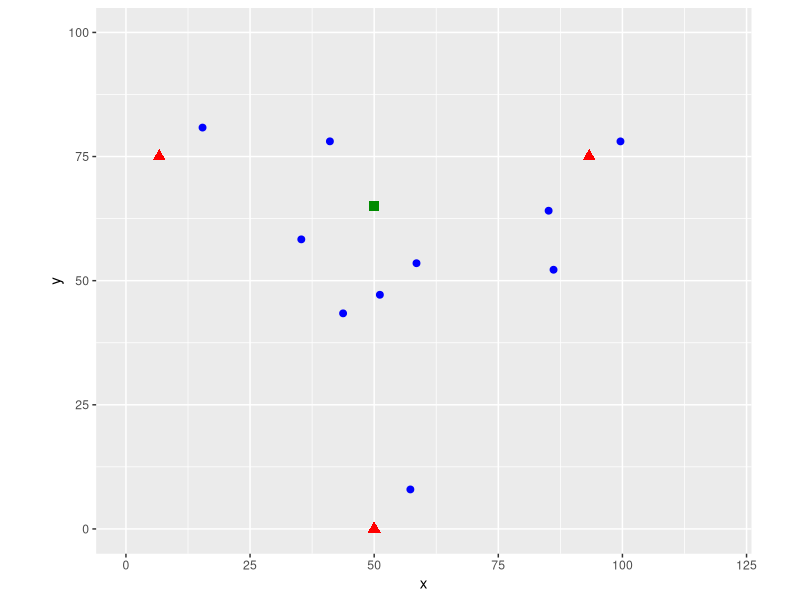
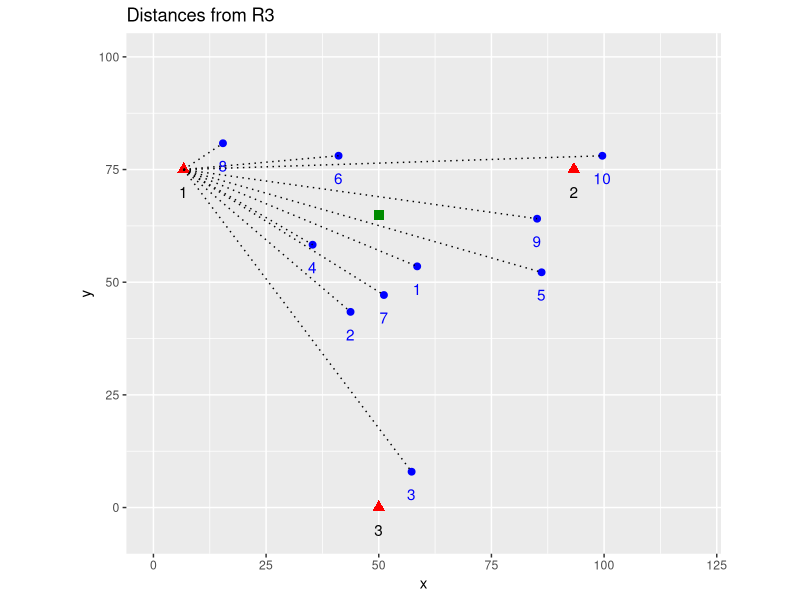
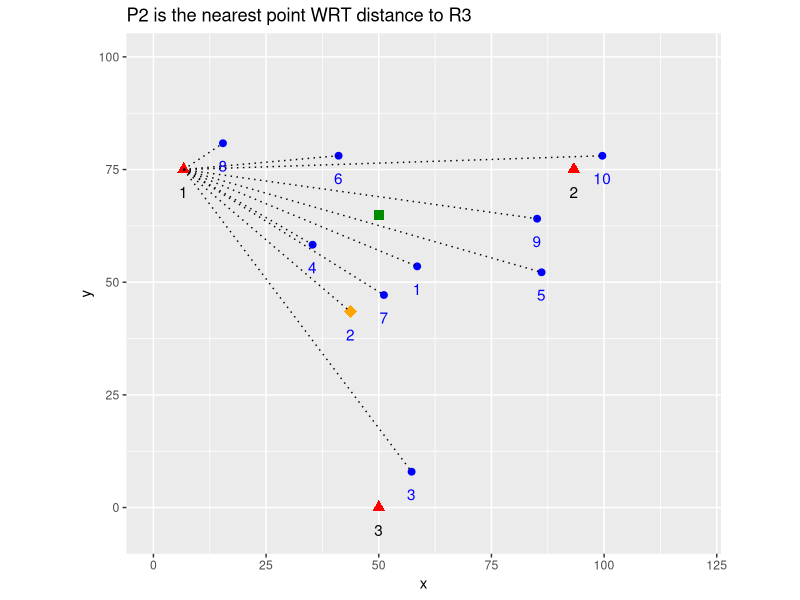
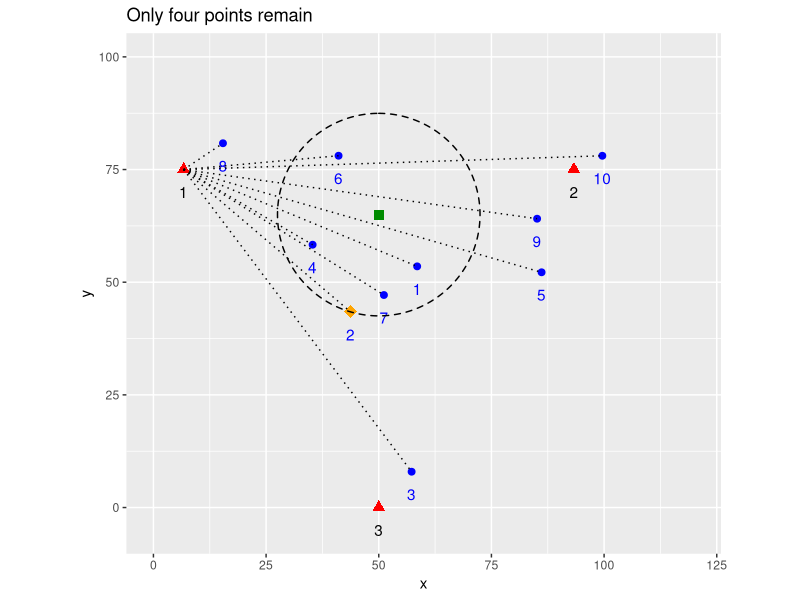
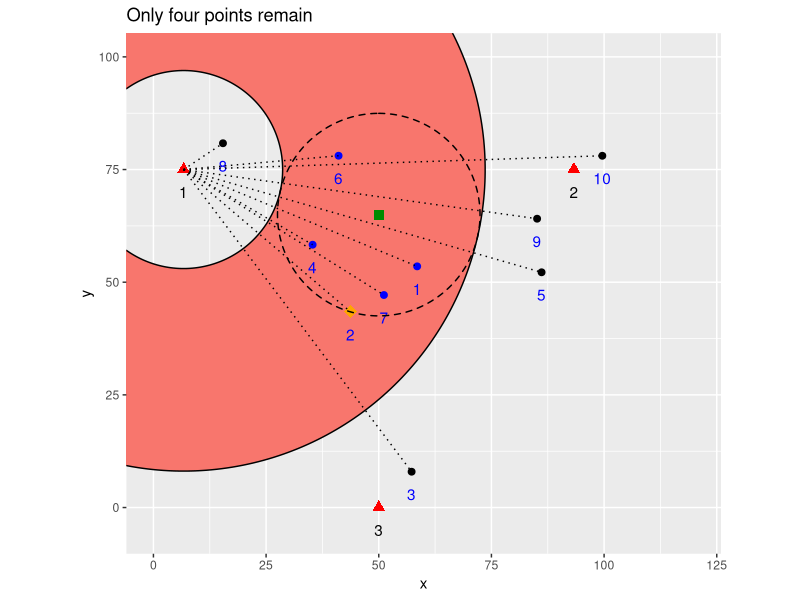
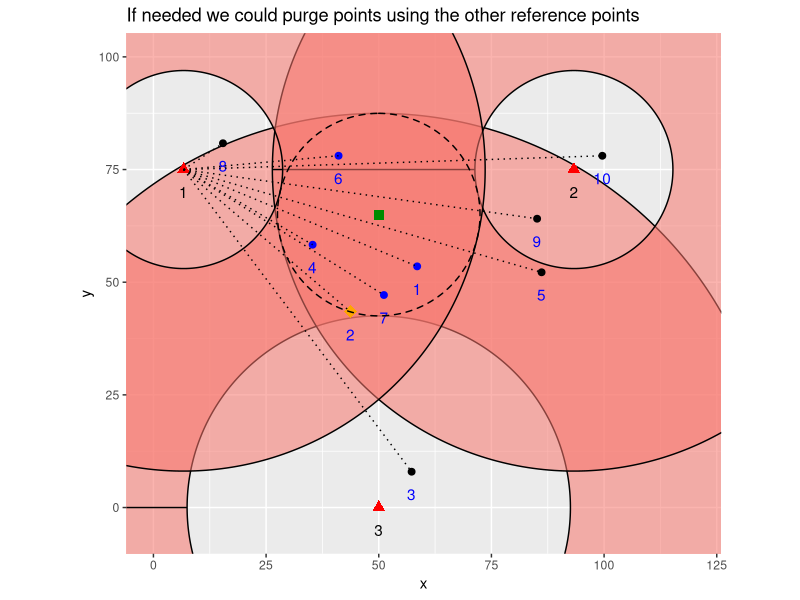
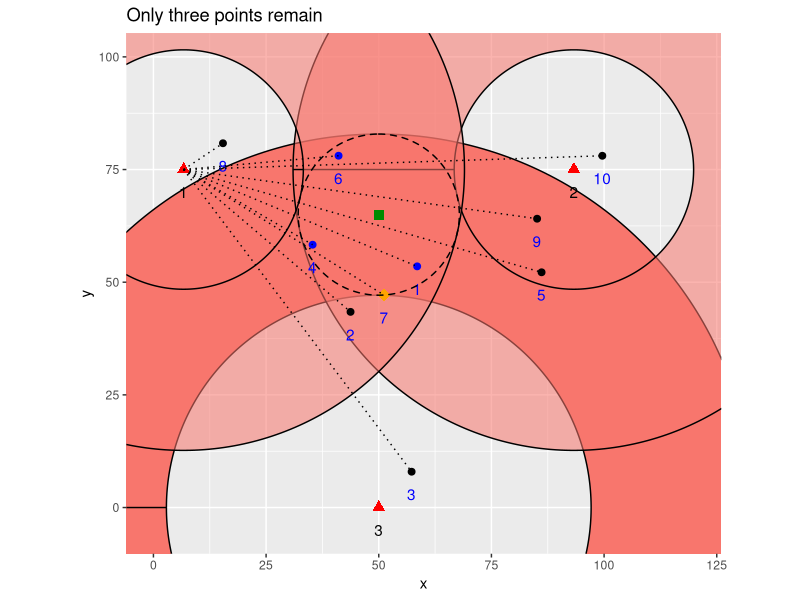
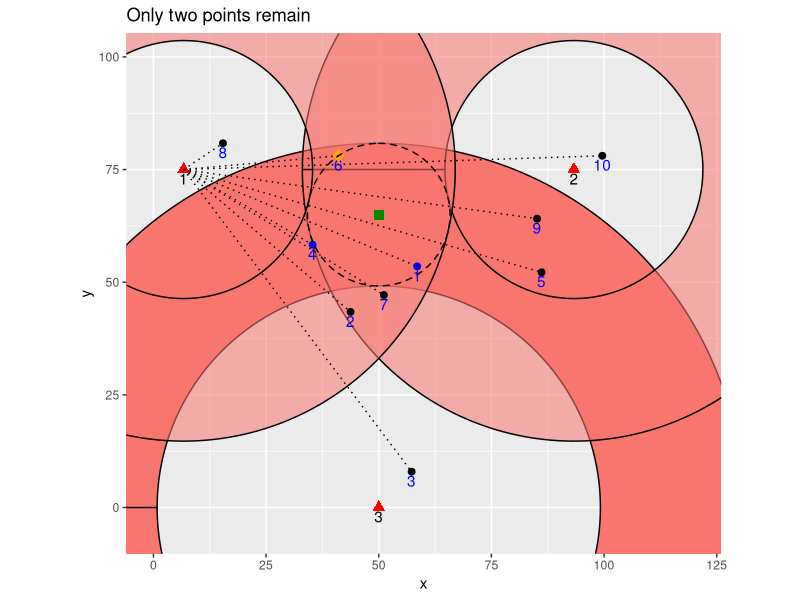

Source code (R) for these figures, in order:
library(ggplot2)

setwd("~/repos/TrilaterationIndex")

data <- read.csv('./data/point_sample_10.csv')
data <- data[,-1]
data

refpoints <- read.csv('./data/sample_ref_points.csv')
refpoints <- refpoints[c(3,2,1),-1]
row.names(refpoints) <- c(1,2,3)
names(refpoints) <- c('A', 'x', 'y')
refpoints$A <- c(1,2,3)
refpoints

querypoint <- data.frame(array(c(50, 65), dim=c(1,2)))
names(querypoint) <- c('x', 'y')
querypoint

ggplot() +
  geom_point(data=data, mapping=aes(x=x, y=y), color="blue", size=2) +
  geom_point(data=refpoints[0:3,], mapping=aes(x=x, y=y), color="red", shape="triangle", size=3) +
  geom_point(data=querypoint, mapping=aes(x=x,y=y), color="green4", shape="square", size=3) +
  coord_fixed(ratio = 1, xlim=c(0,120), ylim=c(0, 100))


ref_lines = data.frame(x=refpoints[1, 'x'], y=refpoints[1,'y'], xend=data[,'x'], yend=data[,'y'])
ref_lines

ggplot() +
  geom_point(data=data, mapping=aes(x=x, y=y), color="blue", size=2) +
  geom_text(data=data, aes(x=x, y=y, label=rownames(data)), nudge_y = -5, color="blue") +
  geom_point(data=refpoints[0:3,], mapping=aes(x=x, y=y), color="red", shape="triangle", size=3) +
  geom_text(data=refpoints[0:3,], aes(x=x, y=y, label=A), nudge_y = -5) +
  geom_point(data=querypoint, mapping=aes(x=x,y=y), color="green4", shape="square", size=3) +
  geom_segment(data=ref_lines, mapping=aes(x=x, y=y, xend=xend, yend=yend), linetype="dotted") +
  coord_fixed(ratio = 1, xlim=c(0,120), ylim=c(-5, 100)) +
  ggtitle("Distances from R3")

r3dist = apply(ref_lines, 1, function(x) sqrt((x[3]-x[1])^2 + (x[4]-x[2])^2))
data$r3dist <- r3dist
data <- data[order(data$r3dist),]
data

r1dist = apply(data, 1, function(x) sqrt((x[1] - refpoints[1,'x'])^2 + (x[2] - refpoints[1, 'y'])^2))
data$r1dist <- r1dist

r2dist = apply(data, 1, function(x) sqrt((x[1] - refpoints[2,'x'])^2 + (x[2] - refpoints[2, 'y'])^2))
data$r2dist <- r2dist

data

qdists = apply(refpoints, 1, function(x) sqrt((querypoint$x - x[2])^2 + (querypoint$y - x[3])^2))
qdists <- data.frame(array(qdists, dim=c(1,3)))
names(qdists) <- c('r1dist', 'r2dist', 'r3dist')
querypoint <- cbind(querypoint, qdists)
querypoint


#---------------------

ggplot() +
  geom_point(data=data, mapping=aes(x=x, y=y), color="blue", size=2) +
  geom_text(data=data, aes(x=x, y=y, label=rownames(data)), nudge_y = -5, color="blue") +
  geom_point(data=refpoints[0:3,], mapping=aes(x=x, y=y), color="red", shape="triangle", size=3) +
  geom_text(data=refpoints[0:3,], aes(x=x, y=y, label=A), nudge_y = -5) +
  geom_point(data=querypoint, mapping=aes(x=x,y=y), color="green4", shape="square", size=3) +
  geom_point(data=data[rownames(data)==2,], aes(x=x, y=y), color="orange", shape="diamond", size=4) +
  geom_segment(data=ref_lines, mapping=aes(x=x, y=y, xend=xend, yend=yend), linetype="dotted") +
  coord_fixed(ratio = 1, xlim=c(0,120), ylim=c(-5, 100)) +
  ggtitle("P2 is the nearest point WRT distance to R3")

data[rownames(data) %in% c(2,4,7), ]

myDist <- function(x, y) {
  # x and y must be 2D points -- (x,y) tuples i.e.: x <- c(1,2) y <- c(3,4)
  d <- sqrt((x[[1]]-y[[1]])^2+(x[[2]]-y[[2]])^2)
  return(d)
}


#------------------------
qp2dist <- myDist(c(querypoint$x, querypoint$y), c(data[rownames(data)==2, 'x'], data[rownames(data)==2, 'y']))
library(ggforce)
ggplot() +
  geom_point(data=data, mapping=aes(x=x, y=y), color="blue", size=2) +
  geom_text(data=data, aes(x=x, y=y, label=rownames(data)), nudge_y = -5, color="blue") +
  geom_point(data=refpoints[0:3,], mapping=aes(x=x, y=y), color="red", shape="triangle", size=3) +
  geom_text(data=refpoints[0:3,], aes(x=x, y=y, label=A), nudge_y = -5) +
  geom_point(data=querypoint, mapping=aes(x=x,y=y), color="green4", shape="square", size=3) +
  geom_point(data=data[rownames(data)==2,], aes(x=x, y=y), color="orange", shape="diamond", size=4) +
#  geom_point(data=data[rownames(data) %in% c(4, 7),], aes(x=x, y=y), color="pink", size=4) +
  geom_circle(aes(x0=x, y0=y, r=qp2dist), data=querypoint, linetype="dashed") +
  geom_segment(data=ref_lines, mapping=aes(x=x, y=y, xend=xend, yend=yend), linetype="dotted") +
  coord_fixed(ratio = 1, xlim=c(0,120), ylim=c(-5, 100)) +
  ggtitle("Only four points remain")


#------------------------

qp2dist <- myDist(c(querypoint$x, querypoint$y), c(data[rownames(data)==2, 'x'], data[rownames(data)==2, 'y']))
library(ggforce)
ggplot() +
  geom_arc_bar(data=refpoints[1,],
               aes(x0=x,y0=y,
                   r0=querypoint$r1dist - qp2dist,
                   r=querypoint$r1dist + qp2dist,
                   start=-pi/2, end=1.5*pi, fill=TRUE)) +
  geom_point(data=data[rownames(data) %in% c(1,7,4,6),], mapping=aes(x=x, y=y), color="blue", size=2) +
  geom_point(data=data[!rownames(data) %in% c(1,7,4,6),], mapping=aes(x=x, y=y), color="black", size=2) +
  geom_text(data=data, aes(x=x, y=y, label=rownames(data)), nudge_y = -5, color="blue") +
  geom_point(data=refpoints[0:3,], mapping=aes(x=x, y=y), color="red", shape="triangle", size=3) +
  geom_text(data=refpoints[0:3,], aes(x=x, y=y, label=A), nudge_y = -5) +
  geom_point(data=querypoint, mapping=aes(x=x,y=y), color="green4", shape="square", size=3) +
  geom_point(data=data[rownames(data)==2,], aes(x=x, y=y), color="orange", shape="diamond", size=4) +
  #  geom_point(data=data[rownames(data) %in% c(4, 7),], aes(x=x, y=y), color="pink", size=4) +
  geom_circle(aes(x0=x, y0=y, r=qp2dist), data=querypoint, linetype="dashed") +
  geom_segment(data=ref_lines, mapping=aes(x=x, y=y, xend=xend, yend=yend), linetype="dotted") +
  coord_fixed(ratio = 1, xlim=c(0,120), ylim=c(-5, 100)) +
  ggtitle("Only four points remain") +
  theme(legend.position = "none")

#------------------------
qp2dist <- myDist(c(querypoint$x, querypoint$y), c(data[rownames(data)==2, 'x'], data[rownames(data)==2, 'y']))
library(ggforce)
ggplot() +
  geom_arc_bar(data=refpoints[3,],
               aes(x0=x,y0=y,
                   r0=querypoint$r3dist - qp2dist,
                   r=querypoint$r3dist + qp2dist,
                   start=-pi/2, end=1.5*pi, fill=TRUE, alpha=0.5)) +
  geom_arc_bar(data=refpoints[2,],
               aes(x0=x,y0=y,
                   r0=querypoint$r2dist - qp2dist,
                   r=querypoint$r2dist + qp2dist,
                   start=-pi/2, end=1.5*pi, fill=TRUE, alpha=0.5)) +
  geom_arc_bar(data=refpoints[1,],
               aes(x0=x,y0=y,
                   r0=querypoint$r1dist - qp2dist,
                   r=querypoint$r1dist + qp2dist,
                   start=-pi/2, end=1.5*pi, fill=TRUE, alpha=0.5)) +
  geom_point(data=data[rownames(data) %in% c(1,7,4,6),], mapping=aes(x=x, y=y), color="blue", size=2) +
  geom_point(data=data[!rownames(data) %in% c(1,7,4,6),], mapping=aes(x=x, y=y), color="black", size=2) +
  geom_text(data=data, aes(x=x, y=y, label=rownames(data)), nudge_y = -5, color="blue") +
  geom_point(data=refpoints[0:3,], mapping=aes(x=x, y=y), color="red", shape="triangle", size=3) +
  geom_text(data=refpoints[0:3,], aes(x=x, y=y, label=A), nudge_y = -5) +
  geom_point(data=querypoint, mapping=aes(x=x,y=y), color="green4", shape="square", size=3) +
  geom_point(data=data[rownames(data)==2,], aes(x=x, y=y), color="orange", shape="diamond", size=4) +
  #  geom_point(data=data[rownames(data) %in% c(4, 7),], aes(x=x, y=y), color="pink", size=4) +
  geom_circle(aes(x0=x, y0=y, r=qp2dist), data=querypoint, linetype="dashed") +
  geom_segment(data=ref_lines, mapping=aes(x=x, y=y, xend=xend, yend=yend), linetype="dotted") +
  coord_fixed(ratio = 1, xlim=c(0,120), ylim=c(-5, 100)) +
  ggtitle("If needed we could purge points using the other reference points") +
  theme(legend.position = "none")


#-----------------------

data2 = data[rownames(data) %in% c(1,2,4,7,6),]

# p7 is the next closest point; see that querypoint$r3dist (44.44) is
# closer to data$r3dist for p7 (52.44) than p6 (34.52)

qp7dist <- myDist(c(querypoint$x, querypoint$y), c(data[rownames(data)==7, 'x'], data[rownames(data)==7, 'y']))

ggplot() +
  geom_arc_bar(data=refpoints[3,],
               aes(x0=x,y0=y,
                   r0=querypoint$r3dist - qp7dist,
                   r=querypoint$r3dist + qp7dist,
                   start=-pi/2, end=1.5*pi, fill=TRUE)) +
  geom_arc_bar(data=refpoints[2,],
               aes(x0=x,y0=y,
                   r0=querypoint$r2dist - qp7dist,
                   r=querypoint$r2dist + qp7dist,
                   start=-pi/2, end=1.5*pi, fill=TRUE, alpha=0.5)) +
  geom_arc_bar(data=refpoints[1,],
               aes(x0=x,y0=y,
                   r0=querypoint$r1dist - qp7dist,
                   r=querypoint$r1dist + qp7dist,
                   start=-pi/2, end=1.5*pi, fill=TRUE, alpha=0.5)) +
  geom_point(data=data[rownames(data) %in% c(1,4,6),], mapping=aes(x=x, y=y), color="blue", size=2) +
  geom_point(data=data[!rownames(data) %in% c(1,4,6),], mapping=aes(x=x, y=y), color="black", size=2) +
  geom_text(data=data, aes(x=x, y=y, label=rownames(data)), nudge_y = -5, color="blue") +
  geom_point(data=refpoints[0:3,], mapping=aes(x=x, y=y), color="red", shape="triangle", size=3) +
  geom_text(data=refpoints[0:3,], aes(x=x, y=y, label=A), nudge_y = -5) +
  geom_point(data=querypoint, mapping=aes(x=x,y=y), color="green4", shape="square", size=3) +
  geom_point(data=data[rownames(data)==7,], aes(x=x, y=y), color="orange", shape="diamond", size=4) +
  #  geom_point(data=data[rownames(data) %in% c(4, 7),], aes(x=x, y=y), color="pink", size=4) +
  geom_circle(aes(x0=x, y0=y, r=qp7dist), data=querypoint, linetype="dashed") +
  
  geom_segment(data=ref_lines, mapping=aes(x=x, y=y, xend=xend, yend=yend), linetype="dotted") +
  coord_fixed(ratio = 1, xlim=c(0,120), ylim=c(-5, 100)) +
  ggtitle("Only three points remain") +
  theme(legend.position = "none")


#-----------------------

# p7 is the next closest point; see that querypoint$r3dist (44.44) is
# closer to data$r3dist for p7 (52.44) than p6 (34.52)

qp6dist <- myDist(c(querypoint$x, querypoint$y), c(data[rownames(data)==6, 'x'], data[rownames(data)==6, 'y']))

ggplot() +
  geom_arc_bar(data=refpoints[3,],
               aes(x0=x,y0=y,
                   r0=querypoint$r3dist - qp6dist,
                   r=querypoint$r3dist + qp6dist,
                   start=-pi/2, end=1.5*pi, fill=TRUE)) +
  geom_arc_bar(data=refpoints[2,],
               aes(x0=x,y0=y,
                   r0=querypoint$r2dist - qp6dist,
                   r=querypoint$r2dist + qp6dist,
                   start=-pi/2, end=1.5*pi, fill=TRUE, alpha=0.5)) +
  geom_arc_bar(data=refpoints[1,],
               aes(x0=x,y0=y,
                   r0=querypoint$r1dist - qp6dist,
                   r=querypoint$r1dist + qp6dist,
                   start=-pi/2, end=1.5*pi, fill=TRUE, alpha=0.5)) +
  geom_point(data=data[rownames(data) %in% c(1,4),], mapping=aes(x=x, y=y), color="blue", size=2) +
  geom_point(data=data[!rownames(data) %in% c(1,4),], mapping=aes(x=x, y=y), color="black", size=2) +
  geom_text(data=data, aes(x=x, y=y, label=rownames(data)), nudge_y = -2, color="blue") +
  geom_point(data=refpoints[0:3,], mapping=aes(x=x, y=y), color="red", shape="triangle", size=3) +
  geom_text(data=refpoints[0:3,], aes(x=x, y=y, label=A), nudge_y = -2) +
  geom_point(data=querypoint, mapping=aes(x=x,y=y), color="green4", shape="square", size=3) +
  geom_point(data=data[rownames(data)==6,], aes(x=x, y=y), color="orange", shape="diamond", size=4) +
  #  geom_point(data=data[rownames(data) %in% c(4, 7),], aes(x=x, y=y), color="pink", size=4) +
  geom_circle(aes(x0=x, y0=y, r=qp6dist), data=querypoint, linetype="dashed") +
  geom_segment(data=ref_lines, mapping=aes(x=x, y=y, xend=xend, yend=yend), linetype="dotted") +
  coord_fixed(ratio = 1, xlim=c(0,120), ylim=c(-5, 100)) +
  ggtitle("Only two points remain") +
  theme(legend.position = "none")


ggplot() +
  geom_arc_bar(data=refpoints[3,],
               aes(x0=x,y0=y,
                   r0=querypoint$r3dist - qp6dist,
                   r=querypoint$r3dist + qp6dist,
                   start=-pi/2, end=1.5*pi, fill=TRUE)) +
  # geom_arc_bar(data=refpoints[2,],
  #              aes(x0=x,y0=y,
  #                  r0=querypoint$r2dist - qp6dist,
  #                  r=querypoint$r2dist + qp6dist,
  #                  start=-pi/2, end=1.5*pi, fill=TRUE, alpha=0.5)) +
  # geom_arc_bar(data=refpoints[1,],
  #              aes(x0=x,y0=y,
  #                  r0=querypoint$r1dist - qp6dist,
  #                  r=querypoint$r1dist + qp6dist,
  #                  start=-pi/2, end=1.5*pi, fill=TRUE, alpha=0.5)) +
  geom_point(data=data[rownames(data) %in% c(1,4),], mapping=aes(x=x, y=y), color="blue", size=2) +
  geom_point(data=data[!rownames(data) %in% c(1,4),], mapping=aes(x=x, y=y), color="black", size=2) +
  geom_text(data=data, aes(x=x, y=y, label=rownames(data)), nudge_y = -2, color="blue") +
  geom_point(data=refpoints[0:3,], mapping=aes(x=x, y=y), color="red", shape="triangle", size=3) +
  geom_text(data=refpoints[0:3,], aes(x=x, y=y, label=A), nudge_y = -2) +
  geom_point(data=querypoint, mapping=aes(x=x,y=y), color="green4", shape="square", size=3) +
  geom_point(data=data[rownames(data)==6,], aes(x=x, y=y), color="orange", shape="diamond", size=4) +
  #  geom_point(data=data[rownames(data) %in% c(4, 7),], aes(x=x, y=y), color="pink", size=4) +
  geom_circle(aes(x0=x, y0=y, r=qp6dist), data=querypoint, linetype="dashed") +
  geom_segment(data=ref_lines, mapping=aes(x=x, y=y, xend=xend, yend=yend), linetype="dotted") +
  coord_fixed(ratio = 1,
              xlim=c(querypoint$x - qp2dist, querypoint$x + qp2dist),
              ylim=c(querypoint$y - qp2dist, querypoint$y + qp2dist)) +
  ggtitle("Zoom - Only two points remain") +
  theme(legend.position = "none")


qp4dist <- myDist(c(querypoint$x, querypoint$y), c(data[rownames(data)==4, 'x'], data[rownames(data)==4, 'y']))
qp1dist <- myDist(c(querypoint$x, querypoint$y), c(data[rownames(data)==1, 'x'], data[rownames(data)==1, 'y']))
qp1dist
